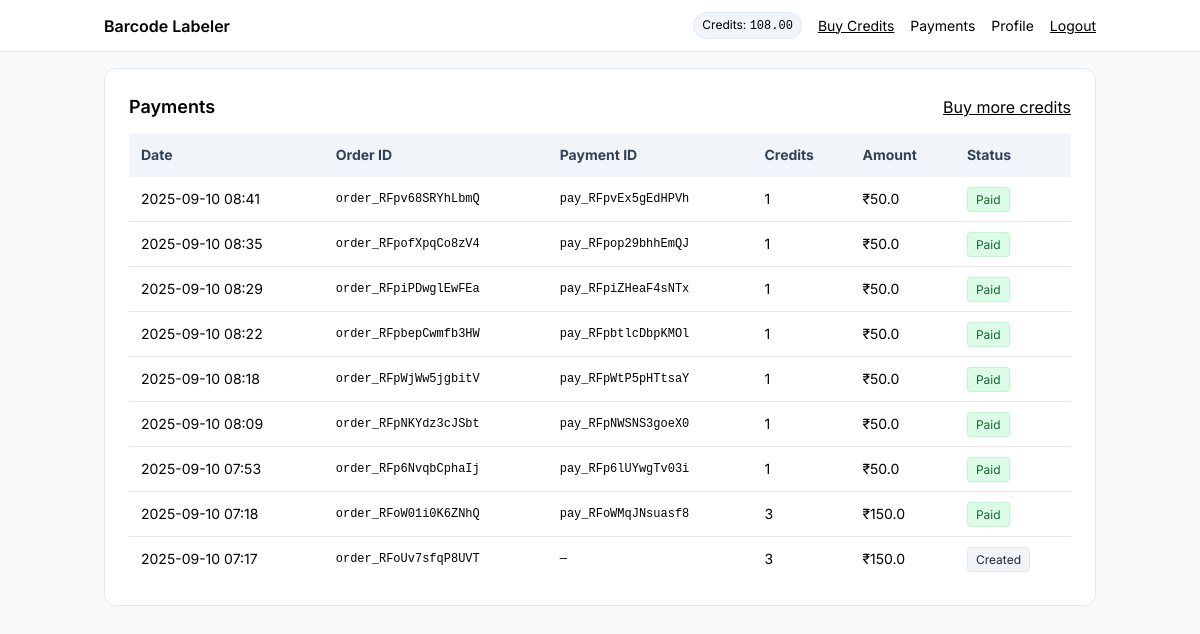
Screenshot of /accounts/payments/ (signed in) with the database file from the repository.
### accounts/models.py (models this page shows, shortened)
class User(AbstractUser):
    username = None
    email = models.EmailField(unique=True)
    public_id = models.UUIDField(default=uuid.uuid4, editable=False, unique=True)
    credits = models.DecimalField(max_digits=10, decimal_places=2, default=0)
    USERNAME_FIELD = "email"
    REQUIRED_FIELDS = []
    objects = UserManager()

class Payment(models.Model):
    STATUS_CHOICES = [
        ("created", "Created"),
        ("paid", "Paid"),
        ("failed", "Failed"),
    ]
    user = models.ForeignKey(User, on_delete=models.CASCADE, related_name="payments")
    credits = models.PositiveIntegerField()
    amount_paise = models.PositiveIntegerField()     # amount in paise
    currency = models.CharField(max_length=8, default="INR")
    razorpay_order_id = models.CharField(max_length=64, unique=True)
    razorpay_payment_id = models.CharField(max_length=64, blank=True, null=True)
    razorpay_signature = models.CharField(max_length=128, blank=True, null=True)
    status = models.CharField(max_length=10, choices=STATUS_CHOICES, default="created")
    created_at = models.DateTimeField(auto_now_add=True)
    processed_at = models.DateTimeField(blank=True, null=True)
    @property
    def amount_rupees(self):
        return self.amount_paise / 100
    class Meta:
        indexes = [
            models.Index(fields=["user", "status"]),
            models.Index(fields=["razorpay_order_id"]),
        ]

### accounts/views.py (the view)
# urls.py: path("payments/", payments_history, name="payments_history"),
@login_required
def payments_history(request):
    payments = (Payment.objects
                .filter(user=request.user)
                .order_by("-created_at"))
    return render(request, "accounts/payments.html", {"payments": payments})

### templates/accounts/payments.html (shortened to what this page needs)
{% extends "base.html" %}
{% block content %}
<div class="bg-white p-6 border rounded-xl">
  <div class="flex items-center justify-between mb-3">
    <h1 class="text-lg font-semibold">Payments</h1>
    <a href="/accounts/buy-credits/" class="underline">Buy more credits</a>
  </div>
  <div class="overflow-x-auto">
    <table class="min-w-full text-sm">
      <thead class="bg-slate-100 text-slate-700">
        <tr>
          <th class="p-3 text-left">Date</th>
          <th class="p-3 text-left">Order ID</th>
          <th class="p-3 text-left">Payment ID</th>
          <th class="p-3 text-left">Credits</th>
          <th class="p-3 text-left">Amount</th>
          <th class="p-3 text-left">Status</th>
        </tr>
      </thead>
      <tbody>
        {% for p in payments %}
          <tr class="border-b last:border-0">
            <td class="p-3">{{ p.created_at|date:"Y-m-d H:i" }}</td>
            <td class="p-3 font-mono text-xs">{{ p.razorpay_order_id }}</td>
            <td class="p-3 font-mono text-xs">{{ p.razorpay_payment_id|default:"—" }}</td>
            <td class="p-3">{{ p.credits }}</td>
            <td class="p-3">₹{{ p.amount_rupees }}</td>
            <td class="p-3">
              {% if p.status == "paid" %}
                <span class="px-2 py-1 text-xs rounded bg-green-100 border border-green-200 text-green-800">Paid</span>
              {% elif p.status == "failed" %}
                <span class="px-2 py-1 text-xs rounded bg-red-100 border border-red-200 text-red-800">Failed</span>
              {% else %}
                <span class="px-2 py-1 text-xs rounded bg-slate-100 border border-slate-200 text-slate-800">Created</span>
              {% endif %}
            </td>
          </tr>
        {% empty %}
          <tr><td class="p-3 text-slate-500" colspan="6">No payments yet.</td></tr>
        {% endfor %}
      </tbody>
    </table>
  </div>
</div>
{% endblock %}

### templates/base.html (shortened to what this page needs)
<!doctype html>
<html>
<head>
  <script src="https://cdn.tailwindcss.com"></script>
</head>
<body class="bg-slate-50 min-h-screen" style="font-family: Inter, system-ui, sans-serif;">
<header class="bg-white border-b">
  <div class="max-w-5xl mx-auto px-4 py-3 flex justify-between items-center">
    <a href="/" class="font-semibold">Barcode Labeler</a>
    <nav class="text-sm flex items-center gap-4">
        {% if user.is_authenticated %}
            <span class="inline-flex items-center gap-1 text-xs">
            <span class="px-2 py-1 rounded-full bg-slate-100 border border-slate-200">
            Credits:
            <span id="creditsCount" class="font-mono">
            {{ request.user.credits|default:0 }}
            </span>
            </span>
            </span>
            <a href="/accounts/buy-credits/" class="underline">Buy Credits</a>
            <a href="/accounts/payments/">Payments</a>
            <a href="/accounts/profile/">Profile</a>
            <form action="{% url 'logout' %}" method="post" class="inline">
            <button type="submit" class="underline">Logout</button>
            </form>
        {% else %}
            <a href="{% url 'login' %}">Login</a>
            <a href="/accounts/signup/">Sign up</a>
        {% endif %}
    </nav>
  </div>
</header>
<main class="max-w-5xl mx-auto p-4">
  {% block content %}{% endblock %}
</main>
</body>
</html>

### rows the page displays
User: user.credits "108.00"
Payment: created_at "2025-09-10 08:41", razorpay_order_id "order_RFpv68SRYhLbmQ", razorpay_payment_id "pay_RFpvEx5gEdHPVh", credits "1", amount_rupees "50.0", status "Paid"
Payment: created_at "2025-09-10 08:35", razorpay_order_id "order_RFpofXpqCo8zV4", razorpay_payment_id "pay_RFpop29bhhEmQJ", credits "1", amount_rupees "50.0", status "Paid"
Payment: created_at "2025-09-10 08:29", razorpay_order_id "order_RFpiPDwglEwFEa", razorpay_payment_id "pay_RFpiZHeaF4sNTx", credits "1", amount_rupees "50.0", status "Paid"
Payment: created_at "2025-09-10 08:22", razorpay_order_id "order_RFpbepCwmfb3HW", razorpay_payment_id "pay_RFpbtlcDbpKMOl", credits "1", amount_rupees "50.0", status "Paid"
Payment: created_at "2025-09-10 08:18", razorpay_order_id "order_RFpWjWw5jgbitV", razorpay_payment_id "pay_RFpWtP5pHTtsaY", credits "1", amount_rupees "50.0", status "Paid"
Payment: created_at "2025-09-10 08:09", razorpay_order_id "order_RFpNKYdz3cJSbt", razorpay_payment_id "pay_RFpNWSNS3goeX0", credits "1", amount_rupees "50.0", status "Paid"
Payment: created_at "2025-09-10 07:53", razorpay_order_id "order_RFp6NvqbCphaIj", razorpay_payment_id "pay_RFp6lUYwgTv03i", credits "1", amount_rupees "50.0", status "Paid"
Payment: created_at "2025-09-10 07:18", razorpay_order_id "order_RFoW01i0K6ZNhQ", razorpay_payment_id "pay_RFoWMqJNsuasf8", credits "3", amount_rupees "150.0", status "Paid"
Payment: created_at "2025-09-10 07:17", razorpay_order_id "order_RFoUv7sfqP8UVT", razorpay_payment_id "—", credits "3", amount_rupees "150.0", status "Created"
